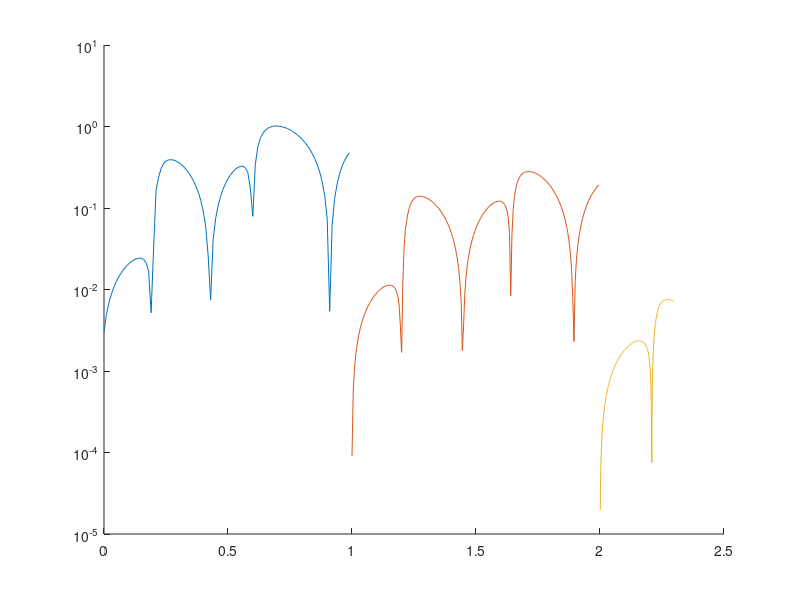

Source code (MATLAB):
% orbit - Program to compute the orbit of a comet.
clear all;  

%* Set initial position and velocity of the comet.
r0 = 1;
v0 = pi;
r = [r0 0];  v = [0 v0];
state = [ r(1) r(2) v(1) v(2) ];   % Used by R-K routines

%* Set physical parameters (mass, G*M)
GM = 4*pi^2;      % Grav. const. * Mass of Sun (au^3/yr^2)
mass = 1.;        % Mass of comet 
adaptErr = 1.e-3; % Error parameter used by adaptive Runge-Kutta
time = 0;

% find theoretical values for error in distance
% square of angular momentum
L2 = (r0 * v0) ^ 2;
% get energy from initial conditions
m = mass;
KE = m * (v0 ^ 2) / 2;
PE = - GM * m / r0;
E = KE + PE;
ecc = sqrt(1 + 2*E*L2/((GM)^2 * m^3))

%* Loop over desired number of steps using specified
%  numerical method.
nStep = [100, 200, 300];
tau = [0.01, 0.005, 0.001];
NumericalMethod = 2;
hold on
for i = 1:length(tau)
    % reset values
    r = [r0, 0];
    v = [0, v0];
    state = [r(1) r(2) v(1) v(2)];
    thplot = [];
    rplot = [];
    tplot = [];
    for iStep=1:nStep(i)
        %* Record position and energy for plotting.
        rplot(iStep) = norm(r);           % Record position for polar plot
        thplot(iStep) = atan2(r(2),r(1));
        tplot(iStep) = time;
        kinetic(iStep) = .5*mass*norm(v)^2;   % Record energies
        potential(iStep) = - GM*mass/norm(r);
        %* Calculate new position and velocity using desired method.
        if( NumericalMethod == 1 )
            accel = -GM*r/norm(r)^3;   
            r = r + tau(i)*v;             % Euler step
            v = v + tau(i)*accel; 
            time = time + tau(i);   
        elseif( NumericalMethod == 2 )
            accel = -GM*r/norm(r)^3;   
            v = v + tau(i)*accel; 
            r = r + tau(i)*v;             % Euler-Cromer step
            time = time + tau(i);     
        elseif( NumericalMethod == 3 )
            state = rk4(state,time,tau(i),'gravrk',GM);
            r = [state(1) state(2)];   % 4th order Runge-Kutta
            v = [state(3) state(4)];
            time = time + tau(i);   
        else
            [state time tau(i)] = rka(state,time,tau(i),adaptErr,'gravrk',GM);
            r = [state(1) state(2)];   % Adaptive Runge-Kutta
            v = [state(3) state(4)];
        end
    end
    % find semi-major axis
    rmax = max(abs(rplot));
    a = rmax / (1 + ecc);
    % theoretical radial distance for value of tau
    r = @(th) (a * (1 - ecc^2)) / (1 - ecc*cos(th));
    r_theo = arrayfun(r, thplot);
    % find error and plot vs angle
    err = abs(rplot - r_theo) ./ r_theo;
    semilogy(tplot, err)
end
hold off